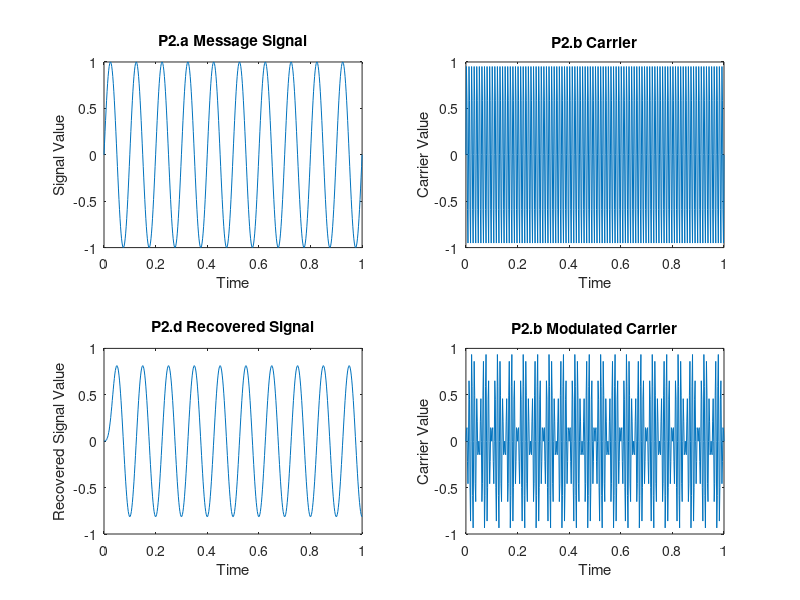
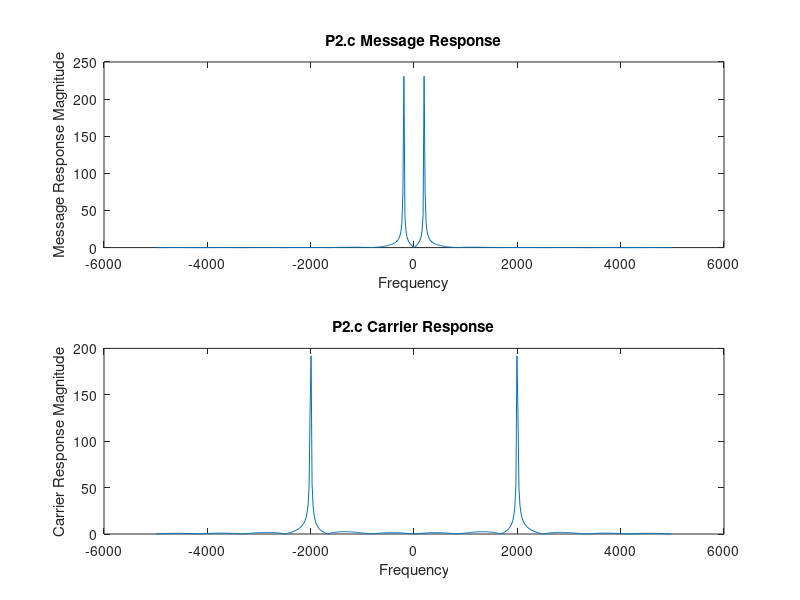

MATLAB code for these plots, in order:
% Problem 2
% Lab 05
% Christopher Bero

% P2.a
sfs=500;
fs=10;
t=0:(1/sfs):1;
sig=sin(2*pi*t*fs);
fig1=figure();
subplot(2,2,1);
plot(t,sig);
title('P2.a Message Signal');
xlabel('Time');
ylabel('Signal Value');


% P2.b
% No ammod available on R2012
% Procedure gathered from http://www.mathworks.com/matlabcentral/fileexchange/34590-amplitude-modulation-matlab-code
cfs=100;
carrier=sin(2*pi*t*cfs);
carrier_mod=sig.*carrier;
figure(fig1);
subplot(2,2,2);
plot(t,carrier);
title('P2.b Carrier');
xlabel('Time');
ylabel('Carrier Value');
subplot(2,2,4);
plot(t,carrier_mod);
title('P2.b Modulated Carrier');
xlabel('Time');
ylabel('Carrier Value');

% P2.c
% Plot the frequency spectrum of message and modulated signals
% What are the differences between the two plots?
samples=length(t);
fl=2^ceil(log2(samples));
bins=(-fl/2:fl/2-1)/(fl*1.e-4);

sig_resp=fftshift(fft(sig,fl));
carrier_resp=fftshift(fft(carrier,fl));

fig2=figure();
subplot(2,1,1);
plot(bins,abs(sig_resp));
title('P2.c Message Response');
xlabel('Frequency');
ylabel('Message Response Magnitude');

subplot(2,1,2);
plot(bins,abs(carrier_resp));
title('P2.c Carrier Response');
xlabel('Frequency');
ylabel('Carrier Response Magnitude');

% The message plot shows our signal at low frequencies,
% while the carrier shows the same signal shifted and mirrored at
% a higher frequency

% P2.d
% No amdemod available
% Demodulate the modified signal and plot
% Compare result to plot of message signal
figure(fig1);
dem=2*carrier_mod.*carrier;
a=fir1(25,100*1.e-4);
b=1;
rec=filter(a,b,dem);
subplot(2,2,3);
plot(t,rec);
title('P2.d Recovered Signal');
xlabel('Time');
ylabel('Recovered Signal Value');
